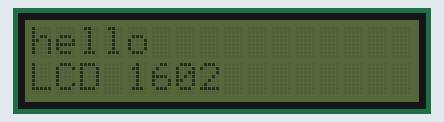
A sketch run on a simulated Arduino Uno, built with avr-gcc and run on an emulated ATmega328P. Shown: 16×2 character LCD.

Above: at 5.1 s.
At 10.1 s:
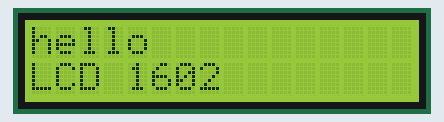

Measured:
- what the display in image 0 shows lasts 5.0 s, from 5.1 s to 10.1 s

The sketch:

telegram_assistant_bot.ino
```cpp
#include <Wire.h>
#include <LiquidCrystal_I2C.h>
LiquidCrystal_I2C lcd ( 0x3F, 16 , 2 ) ;  // Set up the display 0x3F or 0x27
void setup ( )
{
  lcd.init ( ) ;
  lcd.backlight ( ) ; // Turn on the backlight of the
  lcd.print("hello");
  lcd.setCursor ( 0 , 1 ) ;
  lcd.print ( "LCD 1602" ) ;
  delay ( 5000 ) ;
  lcd.noBacklight ( ) ; // Turn off display backlight
  delay ( 5000 ) ;
  lcd.backlight ( ) ; // Turn on display backlight
}
void loop ( ) { }
```
